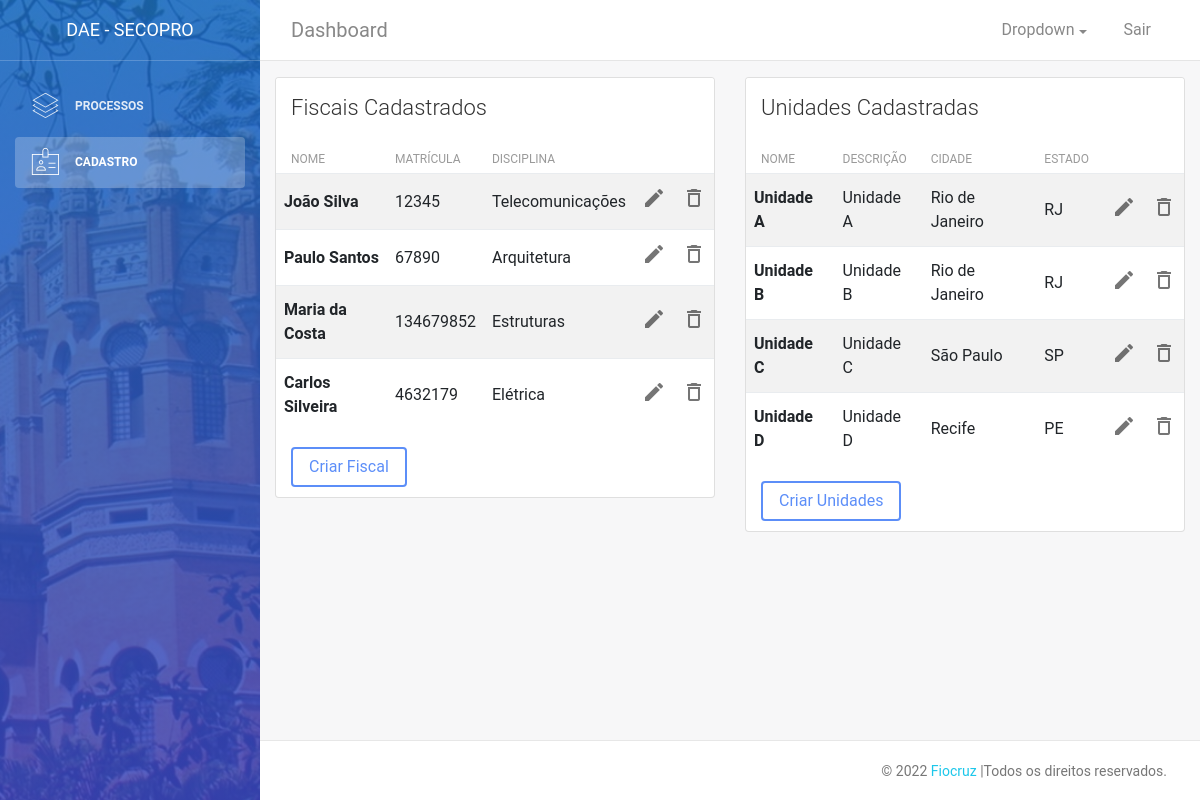
The page /cadastro/ on the database its author committed.
### cadastro/models.py (models this page shows, shortened)
class Fiscal(models.Model):
    VINCULO = (
        ('Servidor', 'Servidor'),
        ('Terceirizado', 'Terceirizado')
    )
    DISCIPLINA = (
        ('Telecomunicações', 'Telecomunicações'),
        ('Arquitetura', 'Arquitetura'),
        ('Elétrica', 'Elétrica'),
        ('Estruturas', 'Estruturas')
    )
    nome = models.CharField(max_length=100)
    matricula = models.IntegerField()
    cpf = models.IntegerField()
    vinculo = models.CharField(max_length=12, choices=VINCULO)
    disciplina = models.CharField(max_length=20, choices=DISCIPLINA)
    obs = models.TextField(blank=True, default="")

class Unidade(models.Model):
    nome = models.CharField(max_length=30)
    descricao = models.CharField(max_length=200)
    cidade = models.CharField(max_length=50)
    estado = models.CharField(max_length=2)
    obs = models.TextField(blank=True, default="")

### cadastro/views.py (the view)
# urls.py: path('', lista_cadastros, name='lista-cadastros'),
def lista_cadastros(request):
    unidade = Unidade.objects.all()
    fiscal = Fiscal.objects.all()
    return render(request, 'lista_cadastro.html', {'u': unidade, 'f': fiscal})

### cadastro/templates/lista_cadastro.html (shortened to what this page needs)
{% extends 'dashboard.html' %}
{% block main %}
<div class="container">
    <div class="row mt-3 mb-5">
        <div class="col-md-6">
            <div class="card">
                <div class="card-header">
                    <h4 class="card-title">Fiscais Cadastrados</h4>
                </div>
                <div class="card-body">
                    <div class="table-responsive table-full-width">
                        <table class="table table-hover table-striped">
                            <thead>
                                <th>Nome</th>
                                <th>Matrícula</th>
                                <th>disciplina</th>
                            </thead>
                            <tbody>
                                {% for f in f %}
                                <tr>
                                    <th>{{ f.nome }}</th>
                                    <td>{{ f.matricula }}</td>
                                    <td>{{ f.disciplina }}</td>
                                    <th><a href="{% url 'atualiza-fiscal' f.id %}"><i class="material-icons md-dark">edit</i></a></th>
                                    <th><a href="{% url 'deleta-fiscal' f.id %}" ><i class="material-icons md-dark">delete_outline</i></a></th>
                                </tr>
                                {% endfor %}
                            </tbody>
                        </table>
                    </div>
                    <a href="{% url 'cria-fiscal' %}" role="button" class="btn btn-primary">Criar Fiscal</a>
                </div>
            </div>
        </div>
        <div class="col-md-6">
            <div class="card">
                <div class="card-header">
                    <h4 class="card-title">Unidades Cadastradas</h4>
                </div>
                <div class="card-body">
                    <div class="table-responsive table-full-width">
                        <table class="table table-hover table-striped tabela1">
                            <thead>
                                <tr>
                                    <th>Nome</th>
                                    <th>Descrição</th>
                                    <th>Cidade</th>
                                    <th>Estado</th>
                                </tr>
                            </thead>
                            <tbody>
                                {% for u in u %}
                                <tr>
                                    <th>{{ u.nome }}</th>
                                    <td>{{ u.descricao }}</td>
                                    <td>{{ u.cidade }}</td>
                                    <td>{{ u.estado }}</td>
                                    <th><a href="{% url 'atualiza-unidade' u.id %}"><i class="material-icons md-dark">edit</i></a></th>
                                    <th><a href="{% url 'deleta-unidade' u.id %}" ><i class="material-icons md-dark">delete_outline</i></a></th>
                                </tr>
                                {% endfor %}
                            </tbody>
                        </table>
                    </div>
                    <a href="{% url 'cria-unidade' %}" role="button" class="btn btn-primary">Criar Unidades</a>
                </div>
            </div>
        </div>
    </div>
</div>
{% endblock %}

### templates/dashboard.html (shortened to what this page needs)
<!DOCTYPE html>
{% load static %}
<html lang="pt-br">
<head>
    <link rel="stylesheet" href="https://maxcdn.bootstrapcdn.com/font-awesome/latest/css/font-awesome.min.css" />
    <link href="{% static 'dashboard/css/bootstrap.min.css' %}" rel="stylesheet" />
    <link href="{% static 'dashboard/css/light-bootstrap-dashboard.css' %}" rel="stylesheet" />
    <link rel="stylesheet" href="//cdn.jsdelivr.net/chartist.js/latest/chartist.min.css">
    <link rel="stylesheet" href="{% static 'css/style.css' %}">
</head>
<body>
    <div class="wrapper">
        <div class="sidebar" data-image="{% static 'dashboard/img/sidebar-6.jpg' %}" data-color="blue">
            <div class="sidebar-wrapper">
                <div class="logo">
                    <a href="{% url 'home' %}" class="simple-text">
                        DAE - Secopro
                    </a>
                </div>
                <ul class="nav">
                    <li id="cat-processos" class="nav-item">
                        <a class="nav-link" href="{% url 'lista-processo' %}">
                            <i class="nc-icon nc-layers-3"></i>
                            <p>Processos</p>
                        </a>
                    </li>
                    <li id="cat-cadastro" class="nav-item">
                        <a class="nav-link" href="{% url 'lista-cadastros' %}">
                            <i class="nc-icon nc-badge"></i>
                            <p>Cadastro</p>
                        </a>
                    </li>
                </ul>
            </div>
        </div>
        <div class="main-panel">
            <nav class="navbar navbar-expand-lg" color-on-scroll="500">
                <div class="container-fluid">
                    <a class="navbar-brand" href="#"> Dashboard </a>
                    <div class="collapse navbar-collapse justify-content-end" id="navigation">
                        <ul class="nav navbar-nav mr-auto">
                            <li class="nav-item">
                                <a href="#" class="nav-link" data-toggle="dropdown">
                                </a>
                            </li>
                        </ul>
                        <ul class="navbar-nav ml-auto">
                            <li class="nav-item dropdown">
                                <a class="nav-link dropdown-toggle" href="#" id="navbarDropdownMenuLink" data-toggle="dropdown" aria-haspopup="true" aria-expanded="false">
                                    <span class="no-icon">Dropdown</span>
                                </a>
                            </li>
                            <li class="nav-item">
                                <a class="nav-link" href="#">
                                    <span class="no-icon">Sair</span>
                                </a>
                            </li>
                        </ul>
                    </div>
                </div>
            </nav>
            {% block main %}
            {% endblock %}
            <footer class="footer">
                <div class="container-fluid">
                    <nav>
                        <p class="copyright text-center">
                            ©
                            <a href="http://www.fiocruz.br">Fiocruz</a>
                            |Todos os direitos reservados.
                        </p>
                    </nav>
                </div>
            </footer>
        </div>
    </div>
</body>
</html>

### statics/css/style.css (style rules this page uses)
.material-icons.md-dark { color: rgba(0, 0, 0, 0.54); }
.footer { position: fixed; left: 0; bottom: 0; width: 100%; text-align: center; }

### rows shown on the page
Fiscal: nome "João Silva", matricula "12345", disciplina "Telecomunicações"
Fiscal: nome "Paulo Santos", matricula "67890", disciplina "Arquitetura"
Fiscal: nome "Maria da Costa", matricula "134679852", disciplina "Estruturas"
Fiscal: nome "Carlos Silveira", matricula "4632179", disciplina "Elétrica"
Unidade: nome "Unidade A", descricao "Unidade A", cidade "Rio de Janeiro", estado "RJ"
Unidade: nome "Unidade B", descricao "Unidade B", cidade "Rio de Janeiro", estado "RJ"
Unidade: nome "Unidade C", descricao "Unidade C", cidade "São Paulo", estado "SP"
Unidade: nome "Unidade D", descricao "Unidade D", cidade "Recife", estado "PE"
